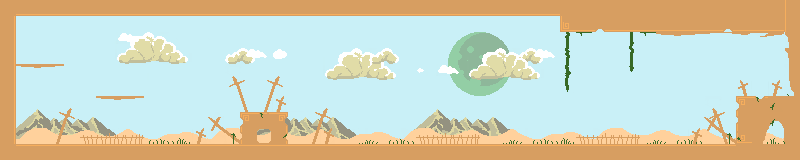

Tiled map render using the project's own tile images. Description and the map definition, with tile-layer contents summarised, below:
An orthogonal 50x10 tile map with 16x16 px tiles, 5 tile layers (background, background2, background3, Тайлы, ...) and 11 objects (9x block, player, coin).

<map version="1.10" tiledversion="1.10.2" orientation="orthogonal" renderorder="left-up" width="50" height="10" tilewidth="16" tileheight="16" infinite="0" nextlayerid="9" nextobjectid="20">
 <tileset firstgid="1" name="Night" tilewidth="16" tileheight="16" tilecount="512" columns="32">
  <image source="Day.png" width="512" height="256" />
 </tileset>
 <layer id="5" name="background" width="50" height="10">
  <data>[500 cells, 500 non-empty, 2 distinct tile ids]</data>
 </layer>
 <layer id="7" name="background2" width="50" height="10">
  <data>[500 cells, 112 non-empty, 52 distinct tile ids]</data>
 </layer>
 <layer id="8" name="background3" width="50" height="10">
  <data>[500 cells, 67 non-empty, 25 distinct tile ids]</data>
 </layer>
 <layer id="3" name="Тайлы" width="50" height="10">
  <data>[500 cells, 207 non-empty, 57 distinct tile ids]</data>
 </layer>
 <layer id="1" name="blocks" width="50" height="10">
  <data>[500 cells, 43 non-empty, 23 distinct tile ids]</data>
 </layer>
 <objectgroup id="2" name="Объекты">
  <object id="1" name="block" x="0" y="144" width="800" height="16" />
  <object id="2" name="block" x="96" y="96" width="48" height="2.5" />
  <object id="3" name="block" x="16" y="64" width="48" height="1.5" />
  <object id="4" name="block" x="0" y="0" width="16" height="160" />
  <object id="5" name="block" x="0" y="0" width="800" height="16" />
  <object id="6" name="block" x="793.5" y="0" width="6.5" height="160" />
  <object id="7" name="block" x="244" y="112" width="40" height="32" />
  <object id="8" name="block" x="560" y="16" width="238" height="16" />
  <object id="10" name="block" x="736" y="96" width="60" height="48" />
  <object id="18" name="player" gid="385" x="96.5" y="80" width="16" height="16" />
  <object id="19" name="coin" gid="177" x="754.5" y="76" width="16" height="16" />
 </objectgroup>
</map>
